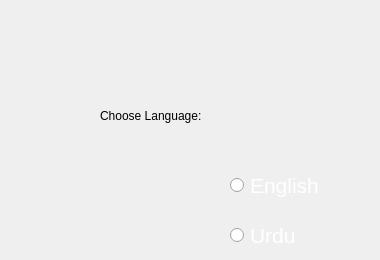
              <widget class="QWidget" name="page">
               <widget class="QRadioButton" name="english_radioButton">
                <property name="geometry">
                 <rect>
                  <x>230</x>
                  <y>170</y>
                  <width>141</width>
                  <height>31</height>
                 </rect>
                </property>
                <property name="styleSheet">
                 <string notr="true">font-size:21px;
COLOR:WHITE;</string>
                </property>
                <property name="text">
                 <string>English</string>
                </property>
               </widget>
               <widget class="QLabel" name="chooseLanguage_label">
                <property name="geometry">
                 <rect>
                  <x>100</x>
                  <y>100</y>
                  <width>191</width>
                  <height>31</height>
                 </rect>
                </property>
                <property name="text">
                 <string>Choose Language:</string>
                </property>
               </widget>
               <widget class="QRadioButton" name="urdu_radioButton">
                <property name="geometry">
                 <rect>
                  <x>230</x>
                  <y>220</y>
                  <width>111</width>
                  <height>31</height>
                 </rect>
                </property>
                <property name="styleSheet">
                 <string notr="true">font-size:21px;
COLOR:WHITE;</string>
                </property>
                <property name="text">
                 <string>Urdu</string>
                </property>
               </widget>
              </widget>
